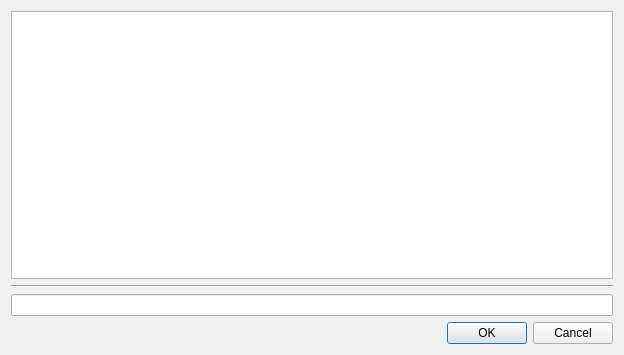
<ui version="4.0" >
 <class>ChatClient</class>
 <widget class="QDialog" name="ChatClient" >
  <property name="windowModality" >
   <enum>Qt::WindowModal</enum>
  </property>
  <property name="geometry" >
   <rect>
    <x>0</x>
    <y>0</y>
    <width>624</width>
    <height>355</height>
   </rect>
  </property>
  <property name="windowTitle" >
   <string>Dialog</string>
  </property>
  <layout class="QVBoxLayout" name="verticalLayout_2" >
   <item>
    <layout class="QVBoxLayout" name="verticalLayout" >
     <item>
      <widget class="QTextEdit" name="textEdit" />
     </item>
     <item>
      <widget class="Line" name="line" >
       <property name="orientation" >
        <enum>Qt::Horizontal</enum>
       </property>
      </widget>
     </item>
     <item>
      <widget class="QLineEdit" name="lineEdit" />
     </item>
    </layout>
   </item>
   <item>
    <widget class="QDialogButtonBox" name="buttonBox" >
     <property name="orientation" >
      <enum>Qt::Horizontal</enum>
     </property>
     <property name="standardButtons" >
      <set>QDialogButtonBox::Cancel|QDialogButtonBox::Ok</set>
     </property>
    </widget>
   </item>
  </layout>
 </widget>
 <resources/>
 <connections>
  <connection>
   <sender>buttonBox</sender>
   <signal>accepted()</signal>
   <receiver>ChatClient</receiver>
   <slot>accept()</slot>
   <hints>
    <hint type="sourcelabel" >
     <x>248</x>
     <y>254</y>
    </hint>
    <hint type="destinationlabel" >
     <x>157</x>
     <y>274</y>
    </hint>
   </hints>
  </connection>
  <connection>
   <sender>buttonBox</sender>
   <signal>rejected()</signal>
   <receiver>ChatClient</receiver>
   <slot>reject()</slot>
   <hints>
    <hint type="sourcelabel" >
     <x>316</x>
     <y>260</y>
    </hint>
    <hint type="destinationlabel" >
     <x>286</x>
     <y>274</y>
    </hint>
   </hints>
  </connection>
 </connections>
</ui>
